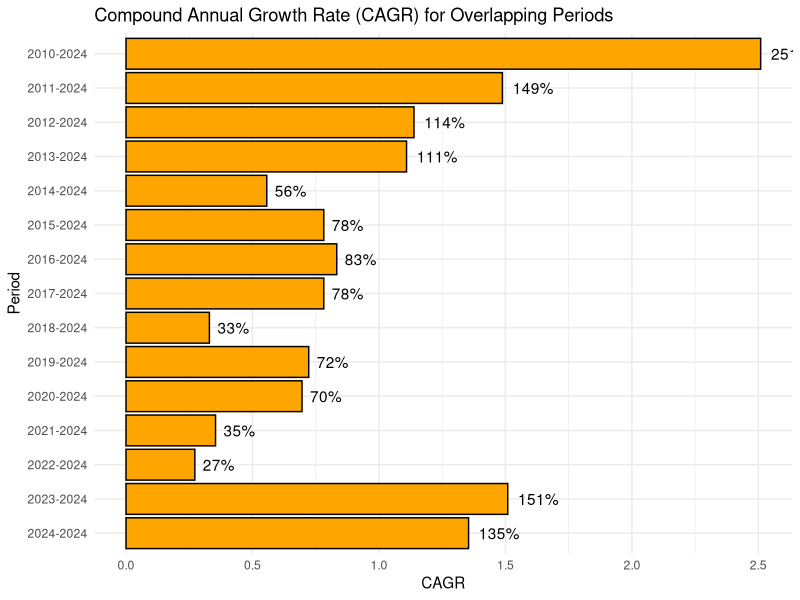

Here is the R script that generated this plot:
# Load necessary library
if (!requireNamespace("lubridate", quietly = TRUE)) {
  install.packages("lubridate")
}
library(lubridate)

# Load the data from the CSV file
bitcoin_data <- read.csv("bitcoin_daily_prices.csv")

# Ensure your Date column is in Date format
bitcoin_data$Date <- as.Date(bitcoin_data$Date)

# Find the earliest and latest dates
min_date <- min(bitcoin_data$Date)
max_date <- max(bitcoin_data$Date)

# Determine the earliest full year
start_year <- ifelse(month(min_date) == 1 & day(min_date) == 1, year(min_date), year(min_date) + 1)
end_year <- year(max_date)

# Adjust the start date to January 1st of the earliest full year
start_date <- as.Date(paste0(start_year, "-01-01"))
end_date <- max_date

# Create a dataframe to store CAGR results
cagr_results <- data.frame(Period = character(),
                           CAGR = numeric(),
                           stringsAsFactors = FALSE)

# Function to calculate CAGR
calculate_cagr <- function(start_date, end_date, data) {
  period_data <- data[data$Date >= start_date & data$Date <= end_date, ]
  if (nrow(period_data) > 0) {
    start_value <- period_data$Close[1]
    end_value <- period_data$Close[nrow(period_data)]
    period_years <- as.numeric(difftime(end_date, start_date, units = "days")) / 365.25
    cagr <- (end_value / start_value)^(1 / period_years) - 1
    return(cagr)
  } else {
    return(NA)
  }
}

# Loop through each possible start year and calculate CAGR
for (start_yr in start_year:end_year) {
  start_date <- as.Date(paste0(start_yr, "-01-01"))
  cagr <- calculate_cagr(start_date, end_date, bitcoin_data)
  period_label <- paste0(start_yr, "-", end_year)
  cagr_results <- rbind(cagr_results, data.frame(Period = period_label, CAGR = cagr))
}

# Print the CAGR results
print(cagr_results)

# Ensure ggplot2 is loaded
if (!requireNamespace("ggplot2", quietly = TRUE)) {
  install.packages("ggplot2")
}
library(ggplot2)

# Ensure the Period column is ordered chronologically
cagr_results$Period <- factor(cagr_results$Period, levels = rev(unique(cagr_results$Period)))

# Create a bar plot for CAGR
ggplot(cagr_results, aes(x = Period, y = CAGR)) +
  geom_bar(stat = "identity", fill = "orange", color = "black") +
  labs(
    title = "Compound Annual Growth Rate (CAGR) for Overlapping Periods",
    x = "Period",
    y = "CAGR"
  ) +
  geom_text(
    aes(label = scales::percent(CAGR, accuracy = 1)),
    hjust = -0.25,
    color = "black"
  ) +
  theme_minimal() +
  coord_flip()  # Flip the coordinates for better readability